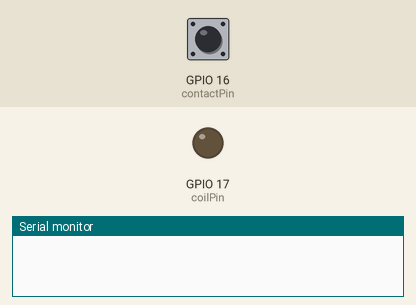
The program below on a simulated ESP32-S3. Shown: output pins drawn as LEDs (lit = HIGH), the last lines printed to the serial monitor. Dashed ring = blinking. The test bench sets the inputs (shaded band); at power-on: GPIO 16 (contactPin) HIGH.

Above: at 0.0 s.
At 1.1 s:
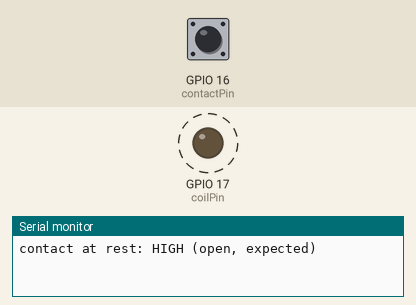
1.8 s: GPIO 16 (contactPin) pulled LOW for 0.15 s
Timing chart, 0 to 9.6 s (numbered marks = the images above; inputs shaded):
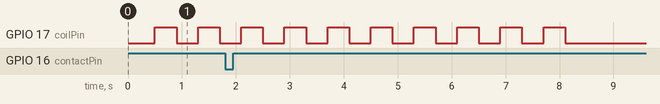

The program:

main.cpp
```cpp
#include <Arduino.h>

#include "driver/gpio.h"
#include "esp_timer.h"

#include "app_config.h"
#include "gpio.h"
#include "relay.h"
#include "stats.h"

static Relay relay{Config::coilPin};
static Stats pullIn;  /* coil energised -> contact closes */
static Stats dropOut; /* coil released  -> contact opens  */

/* volatile or the compiler hoists the spin-loop read and never sees the ISR.
   64-bit edgeUs needs no lock: the ISR shares this core and writes it before
   clearing armed. */
static volatile int64_t edgeUs = 0;
static volatile bool    armed  = false;

/* The first edge is the measurement; everything after it is bounce.
   Disarming here is what discards it. */
static void IRAM_ATTR onContactChange(void *arg)
{
  (void)arg;
  if (armed) {
    edgeUs = esp_timer_get_time();
    armed  = false;
  }
}

/* Commands the coil and returns microseconds until the contact reacted,
   or 0 if it never did. */
static uint32_t measureEdgeUs(bool coilOn)
{
  edgeUs = 0;
  armed  = true;

  /* Nothing between this timestamp and the command: it all becomes error. */
  const int64_t startUs = esp_timer_get_time();
  relay.set(coilOn);

  while (armed) {
    if (esp_timer_get_time() - startUs >= Config::timeoutUs) {
      return 0;
    }
  }
  return (uint32_t)(edgeUs - startUs);
}

static void report(const char *label, const Stats &s)
{
  Serial.printf("%-9s n=%2u   min=%6u   mean=%6u   max=%6u  (us)\n",
                label,
                (uint32_t)s.count(),
                s.min(),
                s.mean(),
                s.max());
}

void setup()
{
  Serial.begin(Config::serialBaud);
  delay(500); /* USB CDC enumerates after boot; earlier prints are lost. */

  relay.init();
  gpio::configureInput(Config::contactPin, gpio::Pull::Up);

  gpio_set_intr_type((gpio_num_t)Config::contactPin, GPIO_INTR_ANYEDGE);
  gpio_install_isr_service(0);
  gpio_isr_handler_add(
    (gpio_num_t)Config::contactPin, onContactChange, nullptr);
}

void loop()
{
  /* loop() runs again the moment it returns; "finished" has to be kept. */
  static bool done = false;
  if (done) {
    delay(1000);
    return;
  }

  /* LOW here means NC was wired instead of NO, or COM is not grounded. */
  Serial.printf("\ncontact at rest: %s\n\n",
                gpio::read(Config::contactPin) ? "HIGH (open, expected)"
                                               : "LOW (check wiring)");

  for (uint16_t i = 0; i < Config::sampleCount; i++) {
    const uint32_t on = measureEdgeUs(true);
    delay(Config::settleMs);
    const uint32_t off = measureEdgeUs(false);
    delay(Config::settleMs);

    Serial.printf("%2u   pull-in %6u us   drop-out %6u us%s\n",
                  (uint32_t)(i + 1),
                  on,
                  off,
                  (on && off) ? "" : "   <- timeout");

    if (on)
      pullIn.add(on);
    if (off)
      dropOut.add(off);
  }

  Serial.println();
  report("pull-in", pullIn);
  report("drop-out", dropOut);

  relay.set(false);
  done = true;
}
```

app_config.h
```cpp
#pragma once

#include <cstdint>

struct Config {
  /* 10k suits a relay module input (microamps). A motor would need ~87 ohm
     and would still overrun the pin. */
  static constexpr uint8_t coilPin = 17;

  /* COM -> GND, NO -> this pin. Open reads HIGH, closed reads LOW. */
  static constexpr uint8_t contactPin = 16;

  static constexpr uint16_t sampleCount = 10;

  /* Generous ceiling that still fails fast when the contact is unwired. */
  static constexpr uint32_t timeoutUs = 100000;

  /* Let the armature rest, or measurement N carries N-1 with it. */
  static constexpr uint32_t settleMs = 300;

  static constexpr uint32_t serialBaud = 115200;
};
```

Measured:
- by itself, GPIO 17 (coilPin): alternates HIGH for 0.40 s and LOW for 0.40 s, 16 changes in all, then stays LOW
